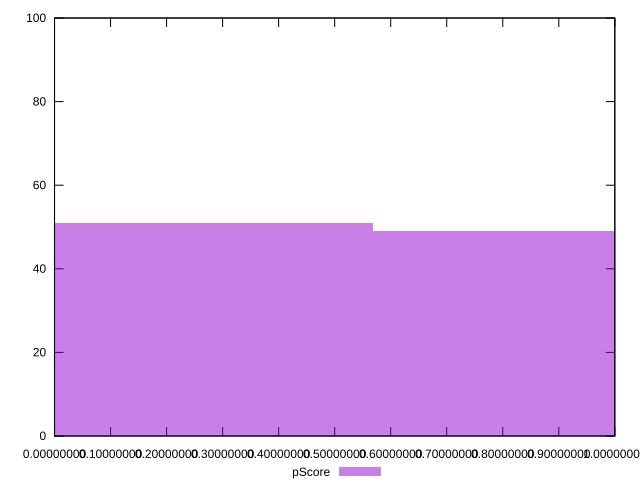

Write the gnuplot code that produced this figure.
reset

$pScore <<EOF
0 51
1.1377507514234093 49
EOF

set key outside below
set boxwidth 1.1377507514234093
set xrange [4.169745237980749e-8:0.9999993380488856]
set yrange [0:100]
set trange [0:100]
set style fill transparent solid 0.5 noborder
set terminal svg size 640, 490 enhanced background rgb 'white'
set output "reports/report_00028_2021-02-24T12-49-42.674Z/estimated-input-latency/samples/agenda/pScore/histogram.svg"

plot $pScore title "pScore" with boxes

reset
